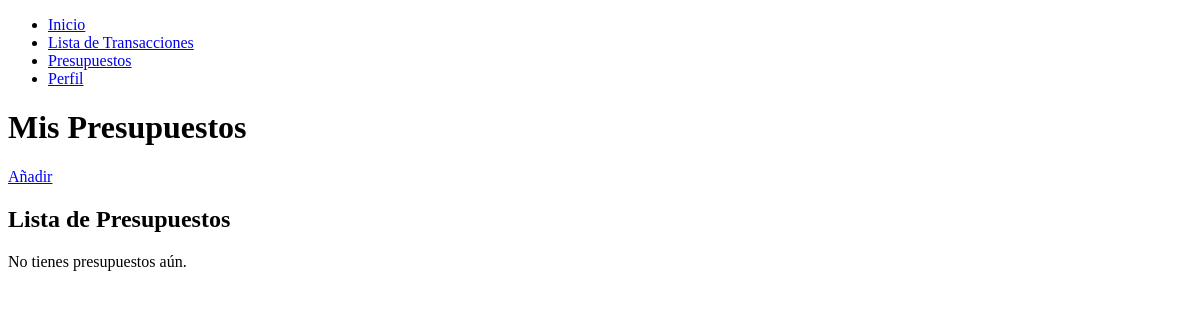
Before: /presupuestos/ (signed in) with the older database file.
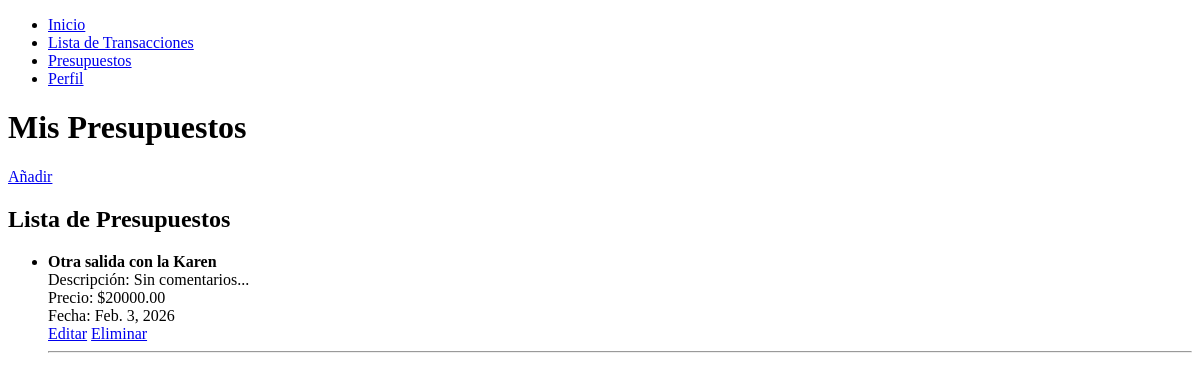
After: the same page with the newer database file.
### myApp/models.py (models this page shows, shortened)
class Presupuesto(models.Model):
    usuario = models.ForeignKey(User, on_delete=models.CASCADE)
    nombre = models.CharField(max_length=100)
    descripcion = models.TextField()
    precio = models.DecimalField(max_digits=10, decimal_places=2)
    fecha = models.DateField()
    website = models.URLField(blank=True, null=True)

### myApp/views.py (the view)
# urls.py: path('presupuestos/', views.presupuestos, name='presupuestos'),
@login_required
def presupuestos(request):
    presupuestos = Presupuesto.objects.filter(usuario=request.user)
    return render(request, 'presupuestos/presupuestos.html', {
        'presupuestos': presupuestos
    })

### myApp/templates/presupuestos/presupuestos.html (shortened to what this page needs)
{% extends 'base.html' %}
{% block content %}
<h1>Mis Presupuestos</h1>
<p><a href="/agregar_presupuesto">Añadir</a></p>
<h2>Lista de Presupuestos</h2>
{% if presupuestos %}
    <ul>
    {% for presupuesto in presupuestos %}
        <li>
            <strong>{{ presupuesto.nombre }}</strong><br>
            Descripción: {{ presupuesto.descripcion }}<br>
            Precio: ${{ presupuesto.precio }}<br>
            Fecha: {{ presupuesto.fecha }}<br>
            <a href="{% url 'editar_presupuesto' presupuesto.id %}">Editar</a>
            <a href="{% url 'eliminar presupuesto' presupuesto.id %}">Eliminar</a>
        </li>
        <hr>
    {% endfor %}
    </ul>
{% else %}
    <p>No tienes presupuestos aún.</p>
{% endif %}
{% endblock %}

### myApp/templates/base.html (shortened to what this page needs)
<!DOCTYPE html>
<html lang="en">
<head>
</head>
<body>
    <nav>
        <ul>
            {% if user.is_authenticated %}
                <li>
                    <a href="/inicio">Inicio</a>
                </li>
                <li>
                    <a href="/transacciones">Lista de Transacciones</a>
                </li>
                <li>
                    <a href="/presupuestos">Presupuestos</a>
                </li>
                <li>
                    <a href="/perfil">Perfil</a>
                </li>
            {% endif %}
        </ul>
    </nav>
    {% block content %}
    {% endblock %}
</body>
</html>

Changed rows visible on the page:
added Presupuesto: nombre "Otra salida con la Karen", descripcion "Sin comentarios...", precio "20000.00", fecha "Feb. 3, 2026"
Other visible differences:
text no longer shown: "No tienes presupuestos aún."
